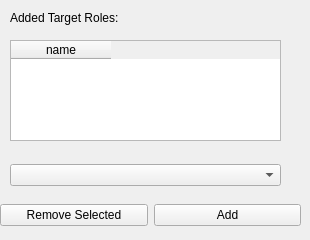
          <widget class="QWidget" name="tab_18">
           <attribute name="title">
            <string>Target Roles</string>
           </attribute>
           <widget class="QWidget" name="gridLayoutWidget_35">
            <property name="geometry">
             <rect>
              <x>10</x>
              <y>160</y>
              <width>271</width>
              <height>31</height>
             </rect>
            </property>
            <layout class="QGridLayout" name="gridLayout_25">
             <item row="0" column="0">
              <widget class="QComboBox" name="box_targetrole_cck"/>
             </item>
            </layout>
           </widget>
           <widget class="QTableWidget" name="tb_targetrole">
            <property name="geometry">
             <rect>
              <x>10</x>
              <y>40</y>
              <width>271</width>
              <height>101</height>
             </rect>
            </property>
            <property name="selectionBehavior">
             <enum>QAbstractItemView::SelectRows</enum>
            </property>
            <column>
             <property name="text">
              <string>name</string>
             </property>
            </column>
           </widget>
           <widget class="QWidget" name="horizontalLayoutWidget_8">
            <property name="geometry">
             <rect>
              <x>0</x>
              <y>200</y>
              <width>301</width>
              <height>31</height>
             </rect>
            </property>
            <layout class="QHBoxLayout" name="grid_addremove_8">
             <item>
              <widget class="QPushButton" name="pb_removetr_cck">
               <property name="text">
                <string>Remove Selected</string>
               </property>
              </widget>
             </item>
             <item>
              <widget class="QPushButton" name="pb_addtr_cck">
               <property name="text">
                <string>Add</string>
               </property>
              </widget>
             </item>
            </layout>
           </widget>
           <widget class="QLabel" name="lb_addedweps_6">
            <property name="geometry">
             <rect>
              <x>10</x>
              <y>10</y>
              <width>161</width>
              <height>16</height>
             </rect>
            </property>
            <property name="text">
             <string>Added Target Roles:</string>
            </property>
           </widget>
          </widget>
